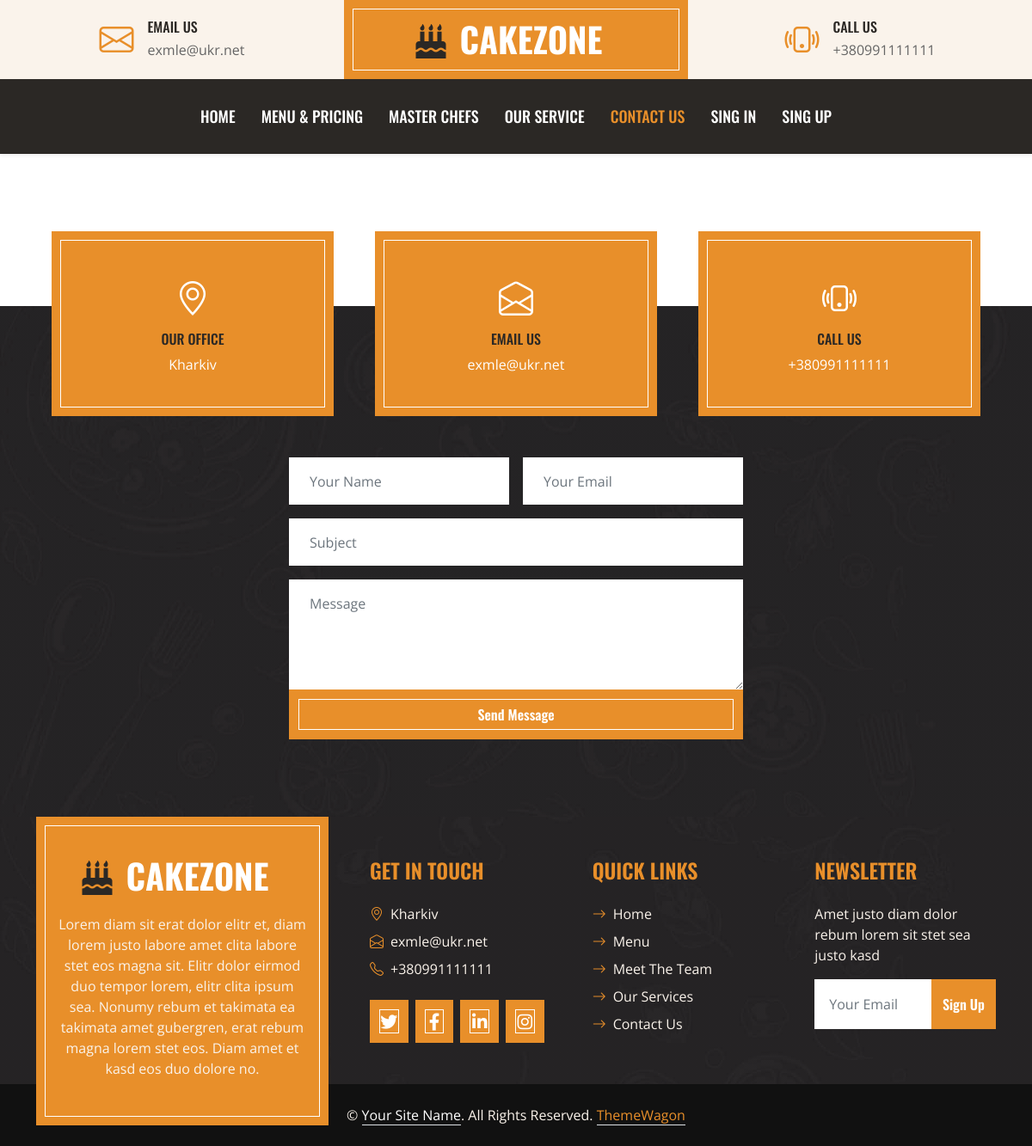
/contacts/, run on the app's committed database.
### contacts/models.py (models this page shows, shortened)
class Contacts(models.Model):
    address = models.TextField() #address = models.CharField(max_length=255) мой вариант был
    photo = models.ImageField(upload_to='contacts_photos')
    phone = models.CharField(max_length=20)
    email = models.EmailField()
    working_hours = models.CharField(max_length=100)
    is_visible = models.BooleanField(default=True)
    sort = models.PositiveSmallIntegerField()
    facebook = models.URLField(blank=True)
    instagram = models.URLField(blank=True)
    twitter = models.URLField(blank=True)
    linkedin = models.URLField(blank=True)
    class Meta:
        verbose_name = 'Контакт' #'Contact'
        verbose_name_plural = 'Контакты' #'Contacts'
        ordering = ('sort',)

### contacts/views.py (the view)
# urls.py: path('', index, name = 'index'),
def index(request):
    if request.method == 'POST':
        form = MessageFromCustomerForm(request.POST)
        if form.is_valid():
            form.save()
            return redirect('home:index')  # перенаправляем на home страницу после успешной отправки формы
    context = {
        'message_form': MessageFromCustomerForm(),
        'contacts': Contacts.objects.first()
    }
    return render(request, 'contacts.html', context = context)

### contacts/forms.py
class SubscriberForm(forms.ModelForm):
    class Meta:
        model = Subscriber
        fields = ('email',)
        widgets = {
            'email': forms.EmailInput(attrs={
                'class': 'form-control border-white p-3',
                'placeholder': 'Your Email',
                }),
        }

class MessageFromCustomerForm(forms.ModelForm):
    class Meta:
        model = MessageFromCustomer
        fields = ('name', 'email', 'subject', 'message')
        widgets = {
            'name': forms.TextInput(attrs={
                'class': 'form-control bg-light border-0 px-4',
                'placeholder': 'Your Name',
                'style': 'height: 55px;',
                }),
            'email': forms.EmailInput(attrs={
                'class': 'form-control bg-light border-0 px-4',
                'placeholder': 'Your Email',
                'style': 'height: 55px;',
                }),
            'subject': forms.TextInput(attrs={
                'class': 'form-control bg-light border-0 px-4',
                'placeholder': 'Subject',
                'style': 'height: 55px;',
                }),
            'message': forms.Textarea(attrs={
                'class': 'form-control bg-light border-0 px-4 py-3',
                'rows': 4,
                'placeholder': 'Message',
                }),
        }

### contacts/context_processors.py (called while the page is built)
def contacts(request):
    return {
        'subscriber_form': SubscriberForm(),
        'index_contacts': Contacts.objects.first()
    }

### contacts/templates/contacts.html (shortened to what this page needs)
{% extends "index.html" %}
{% block content %}
    <div class="container-fluid contact position-relative px-5" style="margin-top: 90px;">
        <div class="container">
            <div class="row g-5 mb-5">
                <div class="col-lg-4 col-md-6">
                    <div class="bg-primary border-inner text-center text-white p-5">
                        <i class="bi bi-geo-alt fs-1 text-white"></i>
                        <h6 class="text-uppercase my-2">Our Office</h6>
                        <span>{{ contacts.address }}</span>
                    </div>
                </div>
                <div class="col-lg-4 col-md-6">
                    <div class="bg-primary border-inner text-center text-white p-5">
                        <i class="bi bi-envelope-open fs-1 text-white"></i>
                        <h6 class="text-uppercase my-2">Email Us</h6>
                        <span>{{ contacts.email }}</span>
                    </div>
                </div>
                <div class="col-lg-4 col-md-6">
                    <div class="bg-primary border-inner text-center text-white p-5">
                        <i class="bi bi-phone-vibrate fs-1 text-white"></i>
                        <h6 class="text-uppercase my-2">Call Us</h6>
                        <span>{{ contacts.phone }}</span>
                    </div>
                </div>
            </div>
            <div class="row justify-content-center">
                <div class="col-lg-6">
                    <form action="{% url 'contacts:index' %}" method="post">
                        <div class="row g-3">
                            <div class="col-sm-6">
                                {{ message_form.name }}
                            </div>
                            <div class="col-sm-6">
                                {{ message_form.email }}
                            </div>
                            <div class="col-sm-12">
                                {{ message_form.subject }}
                            </div>
                            <div class="col-sm-12">
                                {{ message_form.message }}
                            </div>
                        </div>
                        <div class="col-sm-12">
                                <button class="btn btn-primary border-inner w-100 py-3" type="submit">Send Message</button>
                        </div>
                    </form>
                </div>
            </div>
        </div>
    </div>
{% endblock %}

### templates/header.html
<div class="container-fluid px-0 d-none d-lg-block">
        <div class="row gx-0">
            <div class="col-lg-4 text-center bg-secondary py-3">
                <div class="d-inline-flex align-items-center justify-content-center">
                    <i class="bi bi-envelope fs-1 text-primary me-3"></i>
                    <div class="text-start">
                        <h6 class="text-uppercase mb-1">Email Us</h6>
                        <span>{{ index_contacts.email }}</span>
                    </div>
                </div>
            </div>
            <div class="col-lg-4 text-center bg-primary border-inner py-3">
                <div class="d-inline-flex align-items-center justify-content-center">
                    <a href="index.html" class="navbar-brand">
                        <h1 class="m-0 text-uppercase text-white"><i class="fa fa-birthday-cake fs-1 text-dark me-3"></i>CakeZone</h1>
                    </a>
                </div>
            </div>
            <div class="col-lg-4 text-center bg-secondary py-3">
                <div class="d-inline-flex align-items-center justify-content-center">
                    <i class="bi bi-phone-vibrate fs-1 text-primary me-3"></i>
                    <div class="text-start">
                        <h6 class="text-uppercase mb-1">Call Us</h6>
                        <span>{{ index_contacts.phone }}</span>
                    </div>
                </div>
            </div>
        </div>
    </div>

### templates/footer.html (shortened to what this page needs)
<div class="container-fluid bg-img text-secondary" style="margin-top: 90px">
        <div class="container">
            <div class="row gx-5">
                <div class="col-lg-4 col-md-6 mb-lg-n5">
                    <div class="d-flex flex-column align-items-center justify-content-center text-center h-100 bg-primary border-inner p-4">
                        <a href="index.html" class="navbar-brand">
                            <h1 class="m-0 text-uppercase text-white"><i class="fa fa-birthday-cake fs-1 text-dark me-3"></i>CakeZone</h1>
                        </a>
                        <p class="mt-3">Lorem diam sit erat dolor elitr et, diam lorem justo labore amet clita labore stet eos magna sit. Elitr dolor eirmod duo tempor lorem, elitr clita ipsum sea. Nonumy rebum et takimata ea takimata amet gubergren, erat rebum magna lorem stet eos. Diam amet et kasd eos duo dolore no.</p>
                    </div>
                </div>
                <div class="col-lg-8 col-md-6">
                    <div class="row gx-5">
                        <div class="col-lg-4 col-md-12 pt-5 mb-5">
                            <h4 class="text-primary text-uppercase mb-4">Get In Touch</h4>
                            <div class="d-flex mb-2">
                                <i class="bi bi-geo-alt text-primary me-2"></i>
                                <p class="mb-0">{{ index_contacts.address }}</p>
                            </div>
                            <div class="d-flex mb-2">
                                <i class="bi bi-envelope-open text-primary me-2"></i>
                                <p class="mb-0">{{ index_contacts.email }}</p>
                            </div>
                            <div class="d-flex mb-2">
                                <i class="bi bi-telephone text-primary me-2"></i>
                                <p class="mb-0">{{ index_contacts.phone }}</p>
                            </div>
                            <div class="d-flex mt-4">
                                <a class="btn btn-lg btn-primary btn-lg-square border-inner rounded-0 me-2" href="{{ index_contacts.twitter }}" target="_blank"><i class="fab fa-twitter fw-normal"></i></a>
                                <a class="btn btn-lg btn-primary btn-lg-square border-inner rounded-0 me-2" href="{{ index_contacts.facebook }}" target="_blank"><i class="fab fa-facebook-f fw-normal"></i></a>
                                <a class="btn btn-lg btn-primary btn-lg-square border-inner rounded-0 me-2" href="{{ index_contacts.linkedin }}" target="_blank"><i class="fab fa-linkedin-in fw-normal"></i></a>
                                <a class="btn btn-lg btn-primary btn-lg-square border-inner rounded-0 me-2" href="{{ index_contacts.instagram }}" target="_blank"><i class="fab fa-instagram fw-normal"></i></a>
                            </div>
                        </div>
                        <div class="col-lg-4 col-md-12 pt-0 pt-lg-5 mb-5">
                            <h4 class="text-primary text-uppercase mb-4">Quick Links</h4>
                            <div class="d-flex flex-column justify-content-start">
                                <a class="text-secondary mb-2" href="{% url 'home:index' %}"><i class="bi bi-arrow-right text-primary me-2"></i>Home</a>
                                <a class="text-secondary mb-2" href="{% url 'menu:index' %}"><i class="bi bi-arrow-right text-primary me-2"></i>Menu</a>
                                <a class="text-secondary mb-2" href="{% url 'masters:index' %}"><i class="bi bi-arrow-right text-primary me-2"></i>Meet The Team</a>
                                <a class="text-secondary mb-2" href="{% url 'services:index' %}"><i class="bi bi-arrow-right text-primary me-2"></i>Our Services</a>
                                <a class="text-secondary" href="{% url 'contacts:index' %}"><i class="bi bi-arrow-right text-primary me-2"></i>Contact Us</a>
                            </div>
                        </div>
                        <div class="col-lg-4 col-md-12 pt-0 pt-lg-5 mb-5">
                            <h4 class="text-primary text-uppercase mb-4">Newsletter</h4>
                            <p>Amet justo diam dolor rebum lorem sit stet sea justo kasd</p>
                            <form action="{% url 'contacts:subscribe' %}" method="post">
                                <div class="input-group">
                                    {{ subscriber_form.email }}
                                    <button class="btn btn-primary">Sign Up</button>
                                </div>
                            </form>
                        </div>
                    </div>
                </div>
            </div>
        </div>
    </div>
<div class="container-fluid text-secondary py-4" style="background: #111111;">
        <div class="container text-center">
            <p class="mb-0">&copy; <a class="text-white border-bottom" href="#">Your Site Name</a>. All Rights Reserved.
			<a class="border-bottom" href="https://themewagon.com" target="_blank">ThemeWagon</a>
        </div>
    </div>

### static/css/style.css (style rules this page uses)
:root { --primary: #E88F2A; --secondary: #FAF3EB; --light: #FFFFFF; --dark: #2B2825; }
h1, h2, .font-weight-bold { font-weight: 700 !important; }
h3, h4, .font-weight-semi-bold { font-weight: 600 !important; }
h5, h6, .font-weight-medium { font-weight: 500 !important; }
.btn { font-family: 'Oswald', sans-serif; font-weight: 600; transition: .5s; }
.btn-primary { color: #FFFFFF; }
.border-inner { position: relative; }
.border-inner * { position: relative; z-index: 1; }
.border-inner::before { position: absolute; content: ""; top: 10px; right: 10px; bottom: 10px; left: 10px; background: none; border: 1px solid var(--light); z-index: 0; }
.btn-lg-square { width: 50px; height: 50px; }
.btn-square, .btn-sm-square, .btn-lg-square { padding-left: 0; padding-right: 0; text-align: center; }
.service::after, .contact::after { position: absolute; content: ""; width: 100%; height: calc(100% - 45px); top: 135px; left: 0; background: linear-gradient(rgba(43, 40, 37, .9), rgba(43, 40, 37, .9)), url(../img/service.jpg) center center no-repeat; background-size: cover; z-index: -1; }
.contact::after { background: linear-gradient(rgba(43, 40, 37, .5), rgba(43, 40, 37, .5)), url(../img/bg.jpg) center center no-repeat; background-size: cover; }
.bg-img { background: linear-gradient(rgba(43, 40, 37, .5), rgba(43, 40, 37, .5)), url(../img/bg.jpg) center center no-repeat; background-size: cover; }

### data on the page
Contacts: email "exmle@ukr.net", phone "+380991111111", address "Kharkiv"
